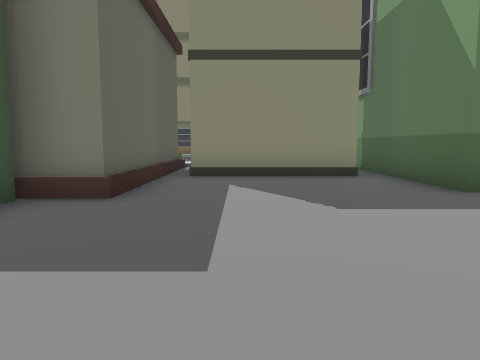
view 1 (above)

24 first-person views from a walk through a Unity game level. The camera is 1.4 m above the floor, tilts 6° down and sees 70° across. The floor is counted in squares, 2 m on a side. Each view is taken from the middle of a square. On the plan, view 1 faces up. The plan holds only what a view shows up to about 11 squares ahead; the rest is blank. The place goes on beyond the plan. The player character is not drawn. Some animated figures are left out.

view 2
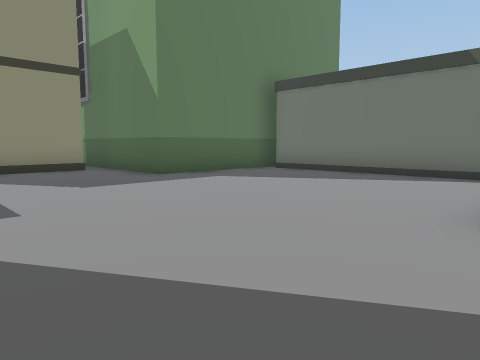

view 3
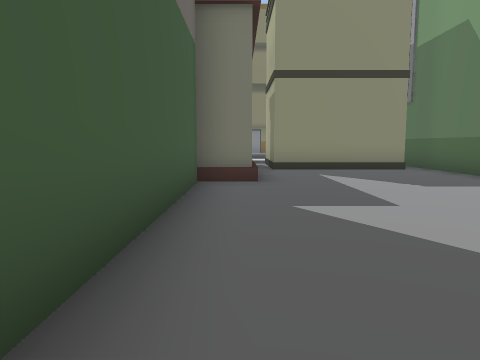

view 4
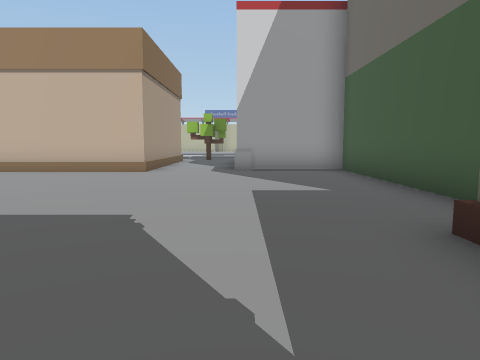

view 5
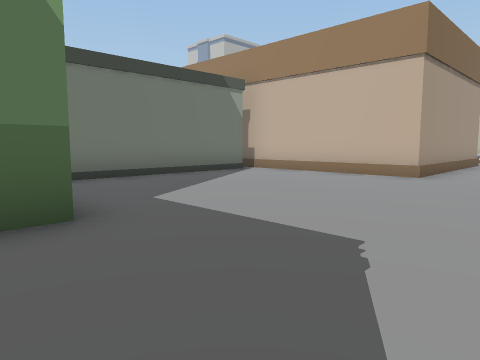

view 6
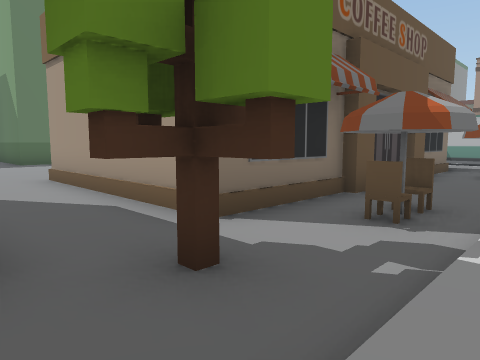

view 7
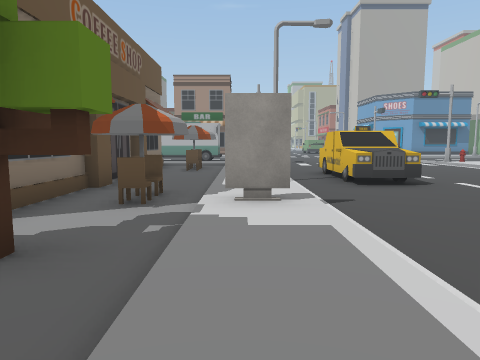

view 8
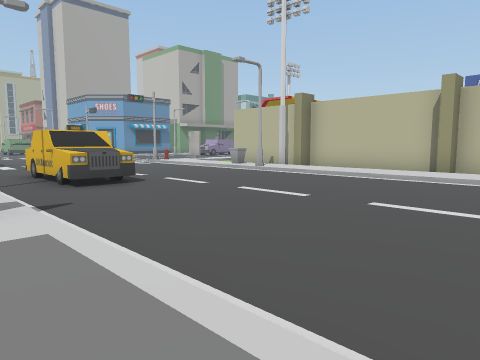

view 9
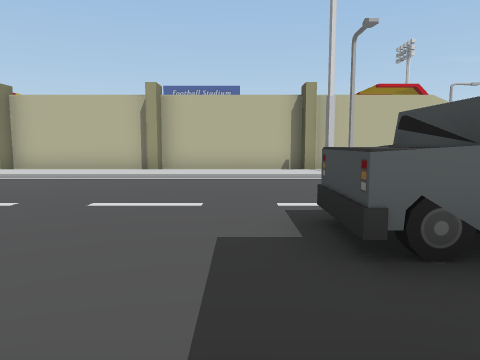

view 10
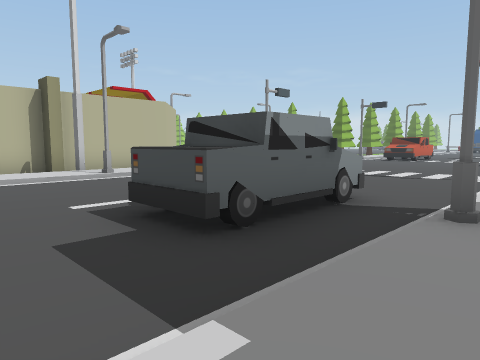

view 11
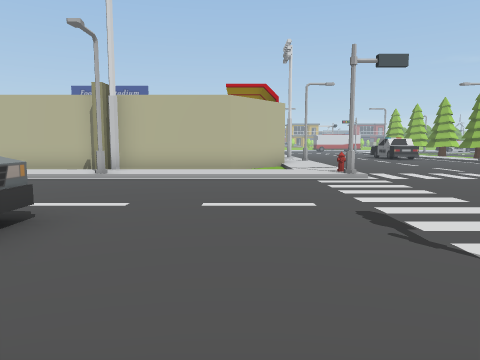

view 12
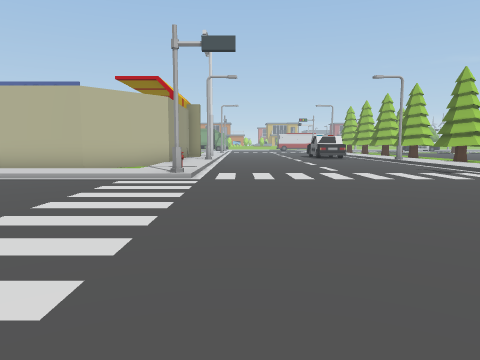

view 13
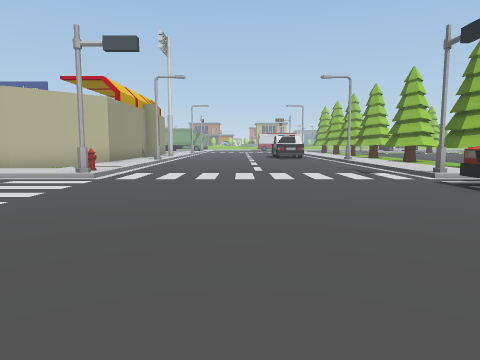

view 14
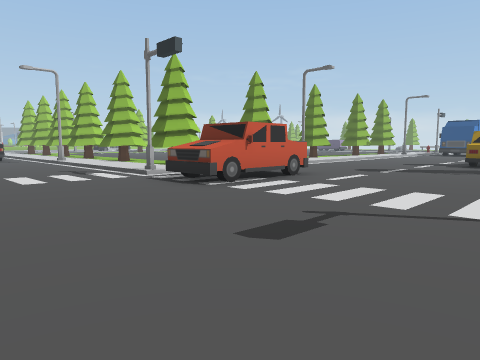

view 15
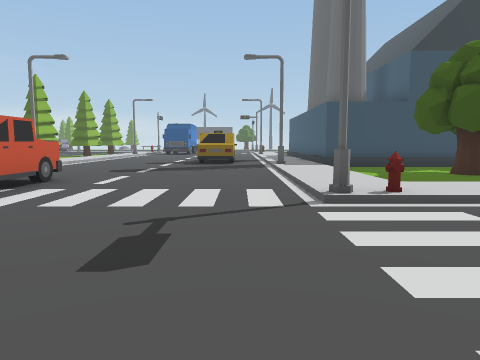

view 16
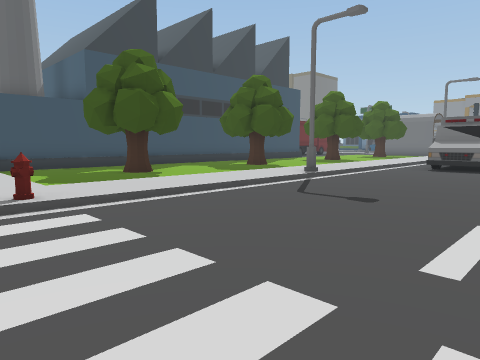

view 17
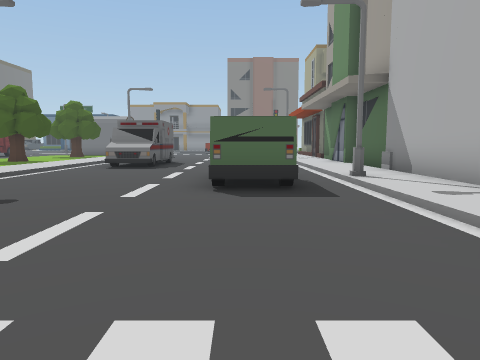

view 18
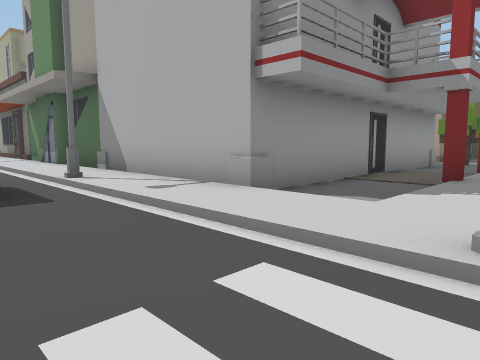

view 19
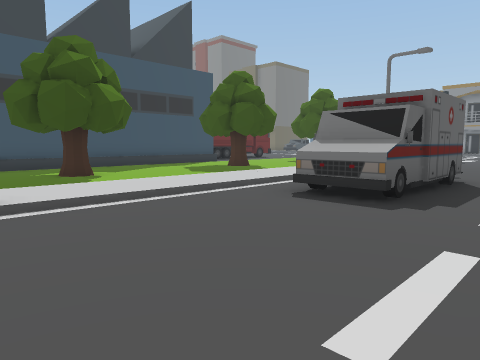

view 20
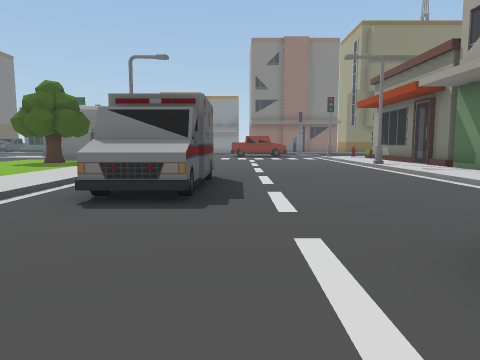

view 21
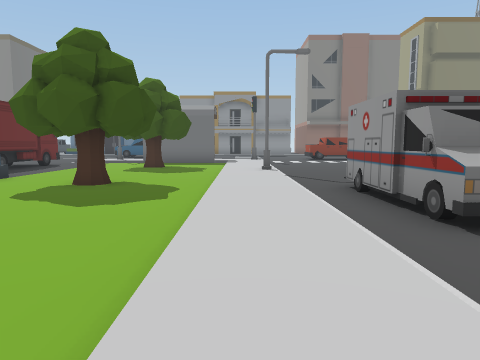

view 22
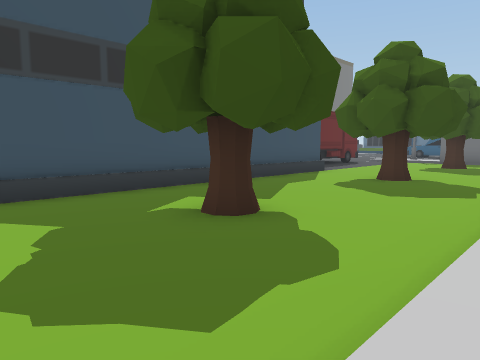

view 23
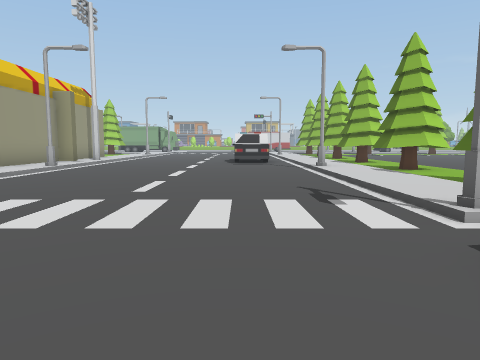

view 24
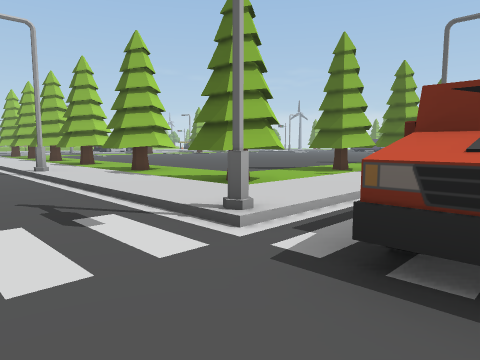

### Floor plan
Key: @ floor where view 1 was taken; # wall or solid block; . main floor; : floor 0.25 m higher than the main floor; / step, stairs or slope; O other object.
Columns run from 25 left of view 1 to 10 right of it. Each row starts with its distance up from view 1.
  8 O   O.                 OOOOO.O
  7 O. ....:/..            O.....O
  6 O......:/....../:O     O.....O
  5 O......:O......O:O    OO.....OOOOO
  4  O.....:/....../:O    O.........#
  3  O..O..:/....../:O    O.........#
  2  O.....:/OO..../:O    O.........#
  1  O.....:/OO..../:O    O.........#
  0  O.....:/OO..../:O    O..@......#
 -1 OO.....:/OO..../:O    O.........#
 -2  O..O..:/..... /:O    O.....######
 -3  O.....:/....  /:#    ####..#
 -4  O.....:/....  /:#        ..#
 -5  O.....:O....OOO:#        ..#
 -6  O.....:/....O./:#        ..#
 -7 OO..O..:/....../:#########..########
 -8 OO.....:/....../:.........O.........
 -9 OO.....:/....../:.........O..O.....O
-10  :::::::O....../::::#:#:::::O:::::
-11  /O//////......#/////O/////////O//
-12 O....................OOO.......OOO
-13 O...................O OO.......OO
-14 .................................
-15  ..................................
-16  ....OOOO...........................
-17  ..... OO...........................
-18   O  ////......//////O/////////O/
-19    :::::/......O:::::::::::::::
-20  OO..OO:/....../:     #    #
-21  OO..OO:/....../:.#############
-22  ......:/....../:##
-23   .....:/....../:#
-24    ..OO:/....../:#
-25     .OO:O......O:#
-26     ...:/....../:#
-27       .:/

Where each view was taken, in squares from view 1:
view 1: 0 up, 0 right, facing up
view 2: 2 down, 1 left, facing up-right
view 3: 2 down, 2 left, facing up
view 4: 7 up, 0 right, facing down
view 5: 6 up, 0 right, facing down-right
view 6: 10 down, 0 right, facing up-right
view 7: 10 down, 1 left, facing right
view 8: 10 down, 1 left, facing down-right
view 9: 10 down, 1 left, facing down
view 10: 10 down, 0 right, facing down-left
view 11: 10 down, 7 left, facing down
view 12: 11 down, 11 left, facing down
view 13: 11 down, 13 left, facing down
view 14: 11 down, 13 left, facing down-left
view 15: 12 down, 13 left, facing left
view 16: 11 down, 13 left, facing up-left
view 17: 11 down, 12 left, facing up
view 18: 11 down, 12 left, facing up-right
view 19: 5 down, 13 left, facing up-left
view 20: 5 down, 14 left, facing up
view 21: 4 down, 18 left, facing up
view 22: 5 down, 18 left, facing up-left
view 23: 15 down, 15 left, facing down
view 24: 16 down, 15 left, facing down-left
